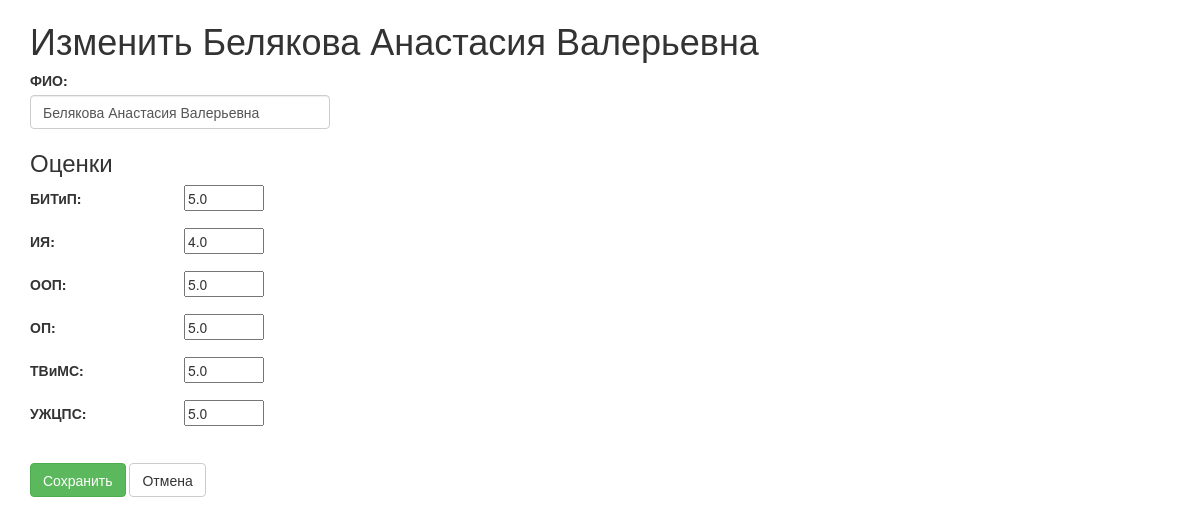
Screenshot of /student/6/update/ with the database file from the repository.
### students/models.py (models this page shows, shortened)
class Student(models.Model):
    student_id = models.CharField(max_length=20)
    full_name = models.CharField(max_length=200)

class Subject(models.Model):
    name = models.CharField(max_length=100)

class Grade(models.Model):
    student = models.ForeignKey(Student, on_delete=models.CASCADE)
    subject = models.ForeignKey(Subject, on_delete=models.CASCADE)
    value = models.FloatField()

### students/views.py (the view, shortened to what this page needs)
# urls.py: path('student/<int:pk>/update/', views.StudentUpdateView.as_view(), name='student_update'),
class StudentUpdateView(UpdateView):
    model = Student
    fields = ['full_name']
    template_name = 'students/student_update.html'
    success_url = reverse_lazy('index')
    def get_context_data(self, **kwargs):
        context = super().get_context_data(**kwargs)
        all_subjects = Subject.objects.all().order_by('name')
        existing_grades = {g.subject_id: g for g in Grade.objects.filter(student=self.object)}
        grades_data = []
        for subject in all_subjects:
            grade = existing_grades.get(subject.id)
            grades_data.append({
                'subject': subject,
                'value': grade.value if grade else ''
            })
        context['grades_data'] = grades_data
        return context

### templates/students/student_update.html (shortened to what this page needs)
<!DOCTYPE html>
<html>
<head>
    <link rel="stylesheet" href="https://maxcdn.bootstrapcdn.com/bootstrap/3.3.4/css/bootstrap.min.css">
</head>
<body>
    <div class="container">
        <h1>Изменить {{ student.full_name }}</h1>
        <form method="post">
            <div class="form-group">
                <label>ФИО:</label>
                <input type="text" name="full_name" value="{{ student.full_name }}" class="form-control" style="width: 300px;">
            </div>
            <h3>Оценки</h3>
            {% for item in grades_data %}
                <div class="form-group">
                    <label style="width: 150px; display: inline-block;">{{ item.subject.name }}:</label>
                    <input type="number" name="subject_{{ item.subject.id }}" value="{{ item.value }}" min="2" max="5" step="1" style="width: 80px;">
                </div>
            {% endfor %}
            <br>
            <button type="submit" class="btn btn-success">Сохранить</button>
            <a href="{% url 'index' %}" class="btn btn-default">Отмена</a>
        </form>
    </div>
</body>
</html>

### rows the page displays
Student: full_name "Белякова Анастасия Валерьевна"
Subject: subject.name "БИТиП", value "5.0"
Subject: subject.name "ИЯ", value "4.0"
Subject: subject.name "ООП", value "5.0"
Subject: subject.name "ОП", value "5.0"
Subject: subject.name "ТВиМС", value "5.0"
Subject: subject.name "УЖЦПС", value "5.0"
